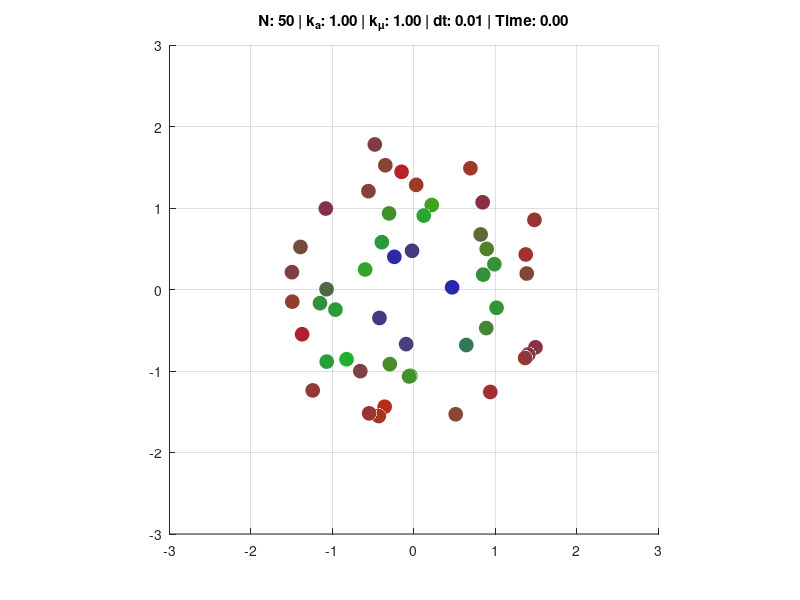

The MATLAB source for this figure: (Note: this script raises an error after producing the figure.)
%% Scatter Plot Demo
% For the MSc Dissertation:
% A Free Energy Principle approach to modelling swarm behaviors
% Chawit Leosrisook, MSc Intelligent and Adaptive Systems
% School of Engineering and Informatics, University of Sussex, 2020
%
% This file provides the full simulation, showing only the color-coded scatter
% plot. Useful if you don't want to see the heatmaps.



%% Simulation parameters
clear
clc

% Save GIF video?
GIF = false;
filename = "output.gif";
% Drawing interval
drawInt = 20;
% Viewport display range
axRange = 3;
% Hard boundary?
boundary = true;
% Axis Lock?
axLock = false;
% Draw cell movement vectors?
showMoves = true;

% Number of cells / Starting States
Nr = 25; % Red
Ng = 20; % Green
Nb = 5; % Blue
N = Nr + Ng + Nb;

% Time step size
dt = 0.01;
tLimit = 100;

% Anonymous dt Update function
Integrate = @(x,dx) x + (dt.*dx);



%% Cell properties
% =============== Learning Rates ============================================= %
k_a = 1; % Action
k_mu = 1; % Belief

% =============== Generative Parameter ======================================= %
% Extracellular Parameters
p_x =  [1 1 0; ...
		1 1 1; ...
		0 1 1];
% Intracellular Parameters
p_y =  [1 0 0; ...
		0 1 0; ...
		0 0 1];

% =============== Internal States ============================================ %
% Initial internal states
mu = [	repmat([1;0;0],1,Nr) , ...
		repmat([0;1;0],1,Ng) , ...
		repmat([0;0;1],1,Nb) ];
% Add noise to initial internal states
mu = mu + randn(3,N)/4;

% =============== Belief ===================================================== %
sigma_mu = exp(mu) ./ sum(exp(mu),1); % Beliefs

% =============== Cell Position ============================================== %
% Random Initial Positions
% psi_x = rand(2,N) * axRange - axRange/2;

% Cell-like Initial Position
x1 = [cos(0: 2*pi/Nr :2*pi) ; sin(0: 2*pi/Nr :2*pi)] * 1.5;
x2 = [cos(0: 2*pi/Ng :2*pi) ; sin(0: 2*pi/Ng :2*pi)] * 1;
x3 = [cos(0: 2*pi/Nb :2*pi) ; sin(0: 2*pi/Nb :2*pi)] * 0.5;
psi_x = [x1(:,1:end-1), x2(:,1:end-1), x3(:,1:end-1)];
% Add noise to initial position
psi_x = psi_x + randn(2,N)*0.2;

% =============== Cell Signals =============================================== %
% Initialize with signal emitted
% psi_y = softmax(mu);

% Initialize without signal
psi_y = zeros(3,N);

% =============== Sensor States ============================================== %
s_x = zeros(3,N); % Extracellular
s_y = zeros(3,N); % Intracellular

% =============== Active States ============================================== %
a_x = zeros(2,N); % Extracellular
a_y = zeros(3,N); % Intracellular

% =============== Prediction Error =========================================== %
epsilon_x = zeros(3,N); % Extracellular
epsilon_y = zeros(3,N); % Intracellular



%% Figure setup
fig = figure(1);
clf
cmap = sigma_mu';

% Scatter Plot
hmain = scatter(psi_x(1,:), psi_x(2,:), 100, cmap, 'filled', ...
	'MarkerEdgeColor', 'flat');
titletext = ...
	sprintf("N: %d | k_a: %.2f | k_\\mu: %.2f | dt: %.2f | Time: %.2f", ...
		N, k_a, k_mu, dt, 0);
ht = title(titletext);
grid on
hold on
xticks(-axRange:axRange)
yticks(-axRange:axRange)
if showMoves
	hquiv = quiver(psi_x(1,:), psi_x(2,:), zeros(1,N), zeros(1,N), 'k');
end

% Axis Tracking variables
axT = axRange;
axB = -axRange;
axL = -axRange;
axR = axRange;

% Styling
SetAll = @(H, propName, propVal) set(H, propName, propVal);
grid on
daspect([1 1 1])
axis([axL axR axB axT])



%% Simulation loop

fprintf("Ready. Press any key to begin ...\n")
pause

if GIF
	fig = gcf;
	SaveGIF(fig, filename, 'LoopCount', inf);
end

for t = 1:tLimit/dt
	% 1. Sensory Inputs
	s_x = DistSensor(psi_x, psi_y, N) + Noise(N);
	s_y = psi_y + Noise(N);
	
	% 2. Generative Model
	sigma_mu = exp(mu) ./ sum(exp(mu),1); % softmax
	g_x = (p_x * sigma_mu);
	g_y = (p_y * sigma_mu);
	
	% 3. Prediction Error
	epsilon_x = s_x - g_x;
	epsilon_y = s_y - g_y;
	
	% 4. Calculate Action
	grad = SensorGrad(psi_x, psi_y, N);
	a_x = -k_a * PositionUpdate(grad, epsilon_x, N);
	a_y = -k_a * epsilon_y;
	
	% 5. Update World
	psi_x = Integrate(psi_x, a_x);
	psi_y = Integrate(psi_y, a_y);
	
	% World Boundary Condition
	if boundary
		psi_x( psi_x < -axRange ) = -axRange;
		psi_x( psi_x > axRange ) = axRange;
	end
	
	% 6. Update Beliefs
	d_mu = InternalStatesUpdate(p_y, p_x, epsilon_y, epsilon_x, sigma_mu, N);
	d_mu = k_mu * d_mu;
	mu = Integrate(mu, d_mu);
	
	
	
	%% Plot
	try
		% Draw on intervals only
		if mod(t,drawInt) ~= 0
			continue
		end
		
		% Lock ensemble center to axis center
		if axLock
			% Position change relative to overall cluster movement
			psi_x = psi_x - mean(psi_x,2);
			a_x = a_x - mean(a_x,2);
		end
		
		% Update Cell Scatter Plot
		SetAll(hmain, {'XData','YData','CData'}, ...
			{psi_x(1,:),psi_x(2,:),sigma_mu'})
		titletext = sprintf("N: %d | k_a: %.2f | k_\\mu: %.2f | dt: %.2f | Time: %.2f", ...
			N, k_a, k_mu, dt, t*dt);
		ht.String = titletext;
		
		% Update Cell Quiver Arrows
		if showMoves
		SetAll(hquiv, {'XData','YData','UData','VData'}, ...
			{psi_x(1,:),psi_x(2,:),a_x(1,:),a_x(2,:)})
		end
		
		drawnow
		
		if GIF
			SaveGIF(fig, filename, 'WriteMode', 'Append');
		end
	catch ME
		warning("Drawing loop broken. Error given: '%s'", ME.message)
		break
	end
end


%% Functions

function omega = Noise(N)
% Noise Generation Function
	omega = sqrt(1/exp(16)) * randn([3,N]);
end

function s = DistSensor (pos, sig, N)
% Distance Sensor function
% Calculate the extracellular input for each cell
% Assuming distance function is squared Euclidean distance
% Input: 
%	[2,N]	: pos : position
% 	[3,N]	: sig : signal
% 	scalar	: N   : cell count
% Output: 
% 	[3,N]	: sensor

	k = 2; % Spatial decay constant -- See DEM.m from SPM12 toolkit
	d = pdist(pos', 'squaredeuclidean');
	s = sig * (exp(-k * squareform(d)) - eye(N));
end

function grad = SensorGrad (pos, sig, N)
% Sensory Gradient function
% Calculate the sensory gradient for each cell
% Input: 
%	[2,N]	: pos : cell position
% 	[3,N]	: sig : cell signal
% 	scalar	: N   : cell count
% Output: 
% 	[2,3,N]	: gradient

	% [X,Y] are [j,i] matrices
	X = repmat(pos(1,:), [N,1]);
	Y = repmat(pos(2,:), [N,1]);
	
	% Pairwise Exponential Distance Decay Matrix
	k = 2; % Spatial decay constant -- See DEM.m from spm12 toolkit
	dd = pdist(pos', 'squaredeuclidean');
	dd = exp(-k * squareform(dd)) - eye(N);
	
	% Partial Derivatives w.r.t. x/y
	% Becareful of the shape of X,Y; the transpose order matters
	dx = X - X'; % (x_j - x_i) | [N,N]
	dy = Y - Y'; % (y_j - y_i) | [N,N]
	
	% Calculate Partial Derivative
	% [3,N] = -2 .* k .* ([3,N] * ([N,N] .* [N,N]))
	dsdx = -2 .* k .* sig * (dx .* dd); 
	dsdy = -2 .* k .* sig * (dy .* dd);
	
	% Gradient matrix, [2,3,N]
	grad = zeros(2,3,N);
	for i = 1:N
		grad(1,:,i) = dsdx(:,i)';
		grad(2,:,i) = dsdy(:,i)';
	end
end

function a_x = PositionUpdate (grad, error, N)
% Position Update function
% Input: 
% 	[2,3,N] : grad  : sensory gradient
% 	[3,N]	: error : extracellular error
% Output: 
% 	[3,N]	: a_x : Active state (cell movement)

	a_x = zeros(2,N);
	% For each cell
	for i = 1:N
		% [2,1]  = [2,3,1] * [3,1]
		a_x(:,i) = grad(:,:,i) * error(:,i);
	end
end

function d_mu = InternalStatesUpdate (p_x, p_y, eps_x, eps_y, s_mu, N)
% Internal States Update function
% Calculates the change to internal states
% Input: 
% 	[3,3]	: p_x   : extracellular parameters
% 	[3,3]	: p_y   : intracellular parameters
% 	[3,N]	: eps_x : prediction error
% 	[3,N]	: eps_y : prediction error
% 	[3,N]	: s_mu  : belief
% 	scalar	: N     : cell count
% Output: 
% 	[3,N]	: d_mu  : internal states update
	
	% d_mu = k_mu * sigma'(mu) * (p_x * eps_x + p_y * eps_y)
	d_mu = zeros(3,N);
	for i = 1:N
		invSoftmax = (diag(s_mu(:,i)) - (s_mu(:,i)*s_mu(:,i)'));
		d_mu(:,i) = invSoftmax * (p_x * eps_x(:,i) + p_y * eps_y(:,i));
	end
end

function SaveGIF (h, filename, mode, mode2)
% GIF Exporting Function

	frame = getframe(h);
	im = frame2im(frame);
	[imind,cm] = rgb2ind(im,256);
	imwrite(imind,cm,filename,mode,mode2,'DelayTime',0);
end